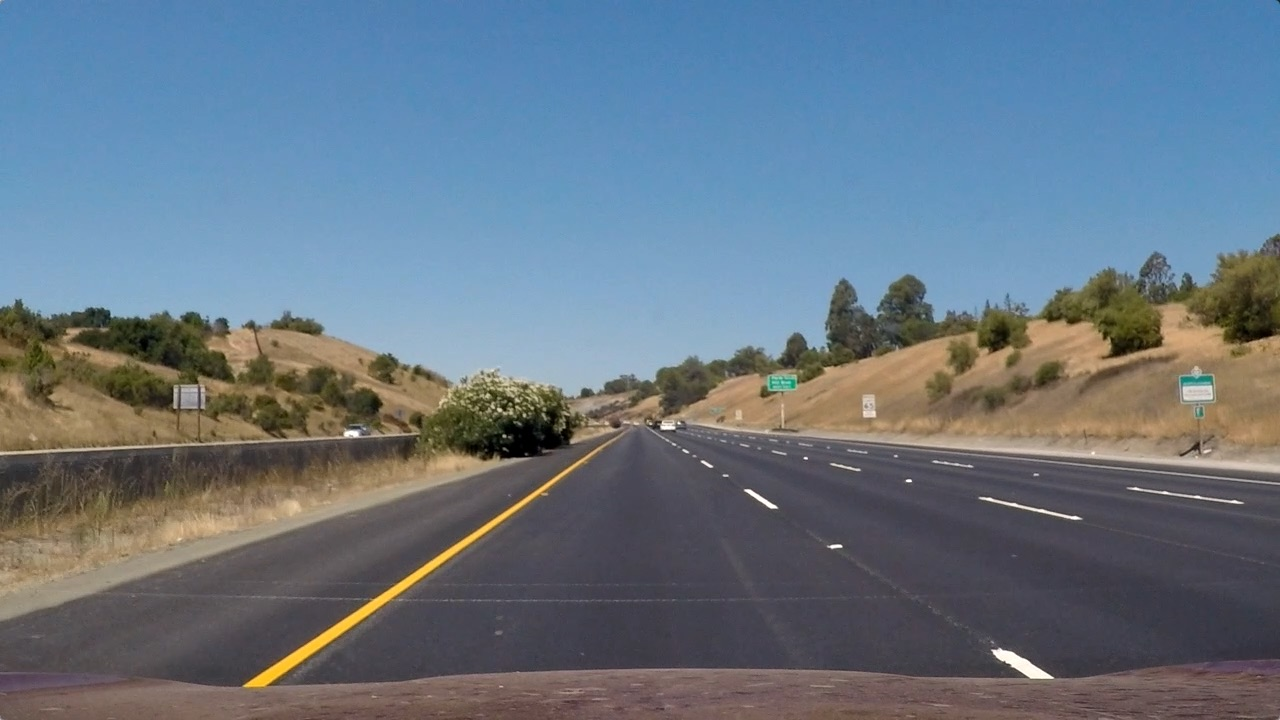
#> input picture P2_advanced_lane_finding/test_images/straight_lines1.jpg, 1280 x 720 px; its folder holds only this picture in this run
$ jupyter execute warp_perspective.ipynb   (older library calls are emulated)
#> lines starting #> are read from the running program, lines starting #| are printed output that depends on the picture; after the words box and inside, x2 and y2 are one past the last pixel; in counts of white or black regions, pixels touching at a corner belong together
### P2_advanced_lane_finding/camera_calibration.py
import cv2
import numpy as np
import matplotlib.pyplot as plt
import glob
import time
import pickle

def read_calibration(filename):
    """Read camera intrinsics from yaml file
    inputs:
        filename: .yaml filename holding calibration result
    outputs:
        dict: dictionary holding camera internal parameters
    """
#> called with filename = 'intrinsics.p'
    with open(filename, 'rb') as handle:
#> (reads P2_advanced_lane_finding/intrinsics.p from the repository)
        parsed = pickle.load(handle)
    return parsed

def undistort_image(img, k):
    """Undistort lens distortion in image
    inputs:
        img: input image array
        k: dictionary holding camera internal parameters
    outputs:
        dst: undistorted image array
    """
    # undistort
    dst = cv2.undistort(img, k['mtx'], k['dist'], None, k['nmtx'])
    # crop the image
    x,y,w,h = k['roi']
    dst = dst[y:y+h, x:x+w]
    dst = cv2.resize(dst, (k['image_width'], k['image_height']))
    return dst

# [85 lines left out: function calibrate_camera, not called in this run]

### utils/plot_utils.py
import matplotlib.pyplot as plt
import numpy as np

def plt_imlist(images, fig_size=(30,15)):
    plt.figure()
    plt.rcParams["figure.figsize"] = fig_size
    fig, axs = plt.subplots(1, len(images))
    for i in range(len(images)):
        if len(images[i].shape) == 2:
            # Binary image
            axs[i].imshow(np.dstack((images[i], images[i], images[i]))*255)
        else:
            axs[i].imshow(images[i])

### P2_advanced_lane_finding/color_and_gradient.py
import numpy as np
import cv2

def pipeline(img, s_thresh=(170, 255), sx_thresh=(20, 100)):
    """Apply Color and Gradient thresholding pipeline
    inputs:
        img: RGB image as a 3 channel numpy array
        s_thresh: Threshold Ranges for Saturation channel
        sx_thresh: Threshold Ranges for Sobel X magnitude
    outputs:
        ret: one channel binary image
    """

    # Convert to HLS color space and separate the S channel
    gray_img = cv2.cvtColor(img, cv2.COLOR_RGB2GRAY)
    hls = cv2.cvtColor(img, cv2.COLOR_RGB2HLS)
    s_channel = hls[:,:,2]

    # Apply Sobel filter in horizontal direction
    sobelx = cv2.Sobel(gray_img, cv2.CV_64F, 1, 0) # Take the derivative in x
    abs_sobelx = np.absolute(sobelx) # Absolute x derivative to accentuate lines away from horizontal
    scaled_sobel = np.uint8(255*abs_sobelx/np.max(abs_sobelx))

    # Threshold x gradient magnitude
    sxbinary = np.zeros_like(scaled_sobel)
    sxbinary[(scaled_sobel >= sx_thresh[0]) & (scaled_sobel <= sx_thresh[1])] = 1

    # Threshold Saturation channel
    s_binary = np.zeros_like(s_channel)
    s_binary[(s_channel >= s_thresh[0]) & (s_channel <= s_thresh[1])] = 1

    # Combine S channel and gradient thresholds
    ret = np.zeros_like(s_channel)
    ret[(s_binary == 1) | (sxbinary == 1)] = 1

    return ret

### P2_advanced_lane_finding/warp_perspective.py
import cv2
import numpy as np
import matplotlib.pyplot as plt
import pickle

'''
straight_images = glob.glob("test_images/straight_lines*.jpg")

images = []
m = read_calibration("intrinsics.p")
for image in straight_images:
    img = mpimg.imread(image)
    img_rect = undistort_image(img, m)
    images.append(img)

h, w = images[0].shape[:2]
print(w,h)
src = np.int32([[w/6 - 10, h], [w*5/6 + 50, h],
                [w/2 + 56, h/2 + 100], [w/2 - 55, h/2 + 100]])
dst = np.int32([[w/5, h], [w*4/5, h],
                [w*4/5, 0], [w/5, 0]])
'''

def calibrate_warp(out_file = "perspective.p", src=None, dst=None):
    if src is None or dst is None:
        # Hardcoded values
        src = [[248, 720], [1089, 720], [706, 460], [592, 460]]
        dst = [[256, 720], [1024, 720], [1024, 0], [256, 0]]

    M = cv2.getPerspectiveTransform(np.array(src, dtype=np.float32),np.array(dst, dtype=np.float32))

    with open(out_file, "wb") as f:
        pickle.dump(M, f, protocol=pickle.HIGHEST_PROTOCOL)

    return M

# [4 lines left out: function read_warp, not called in this run]

def warp_image(img, M):
    img_size = (img.shape[1], img.shape[0])
    return cv2.warpPerspective(img, M, img_size, flags=cv2.INTER_LINEAR)

### P2_advanced_lane_finding/warp_perspective.ipynb
[cell 1]
import matplotlib.pyplot as plt
import matplotlib.image as mpimg
import numpy as np
import glob
import cv2

from camera_calibration import read_calibration, undistort_image
from color_and_gradient import pipeline
from warp_perspective import calibrate_warp, read_warp, warp_image

import sys
sys.path.append('../')
from utils.plot_utils import plt_imlist

[cell 2]
straight_images = glob.glob("test_images/straight_lines*.jpg")
int_params = read_calibration("intrinsics.p")

## Tune source and destination ROI manually

[cell 3]
'''
test_img = mpimg.imread(straight_images[0])
h, w = test_img.shape[:2]
src = np.int32([[w/6 + 35, h], [w*5/6 + 23, h],
                [w/2 + 66, h/2 + 100], [w/2 - 48, h/2 + 100]])
dst = np.int32([[w/5, h], [w*4/5, h],
                [w*4/5, 0], [w/5, 0]])
print(src)
print(dst)
'''

[cell 4]
src = [[248, 720], [1089, 720], [706, 460], [592, 460]]
dst = [[256, 720], [1024, 720], [1024, 0], [256, 0]]

[cell 5]
M = calibrate_warp("perspective.p", src=src, dst=dst)
#M = read_warp("perspective.p")
print(M)

## Test result on straight lines

[cell 6]
for image in straight_images:
    img = mpimg.imread(image)
#> img is the input picture: shape (720, 1280, 3); mean R, G, B 103.2, 117.7, 131.2
    img_size = (img.shape[1], img.shape[0])
#> img_size = (1280, 720)
    img_rect = undistort_image(img, int_params)
    img_warped = cv2.warpPerspective(img_rect, M, img_size, flags=cv2.INTER_LINEAR)
    cv2.polylines(img_rect, np.array([src]), True, (255,0,255), 5)
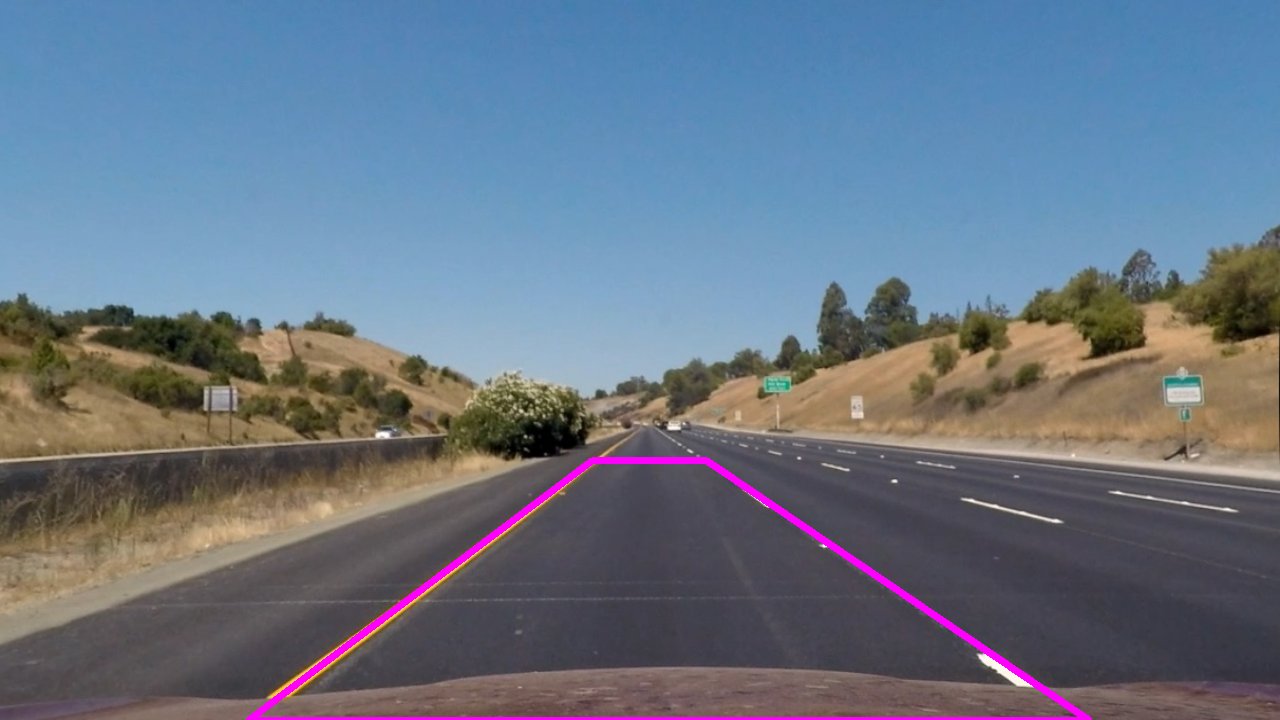
#> img_rect: shape (720, 1280, 3); mean R, G, B 104.5, 116.5, 132.5
    cv2.polylines(img_warped, np.array([dst]), True, (255,0,255), 5)
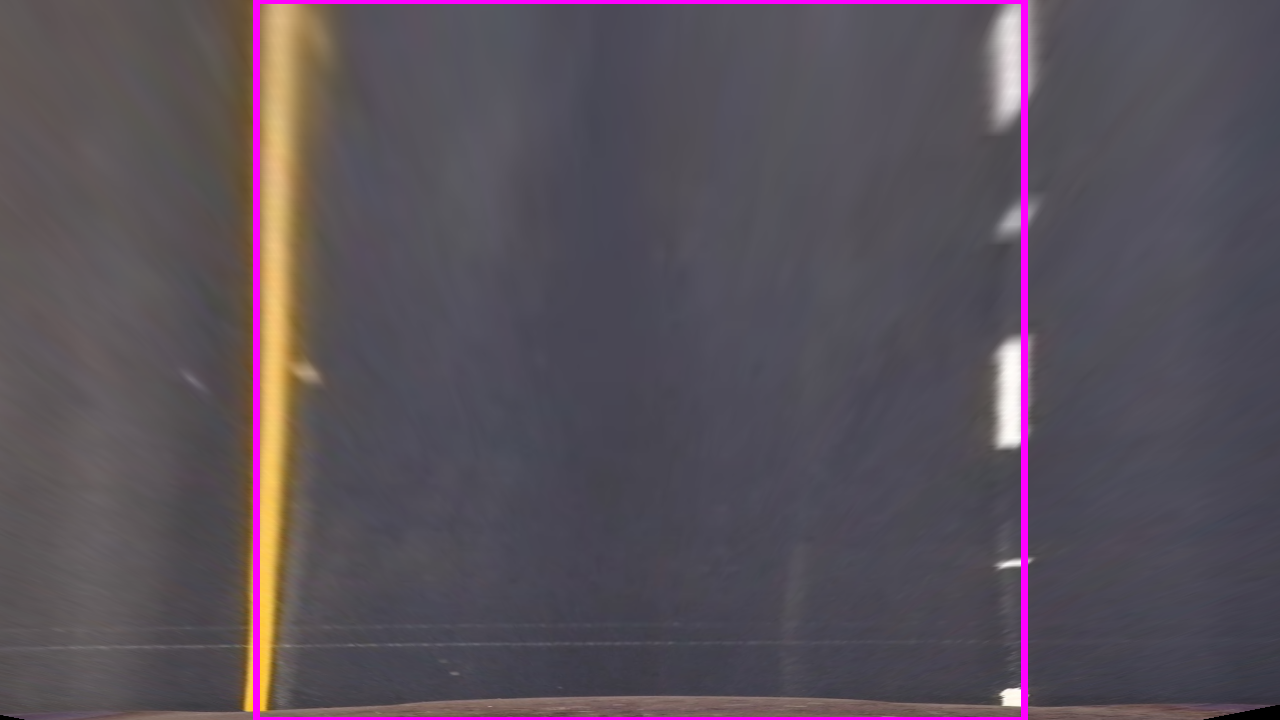
#> img_warped: shape (720, 1280, 3); mean R, G, B 89.1, 80.3, 89.5
    plt_imlist([img_rect, img_warped])
#> the loop in plt_imlist, `for i in range(len(images)):` made 2 passes

## Test on all test images with thresholding

[cell 7]
for image in glob.glob("test_images/*.jpg"):
    img = mpimg.imread(image)
    img_rect = undistort_image(img, int_params)
    img_thresh = pipeline(img)
#> in pipeline, `hls = cv2.cvtColor(img, cv2.COLOR_RGB2HLS)`: hls: shape (720, 1280, 3); mean of channels 0, 1, 2 85.5, 117, 67
#> in pipeline, `sobelx = cv2.Sobel(gray_img, cv2.CV_64F, 1, 0)`:
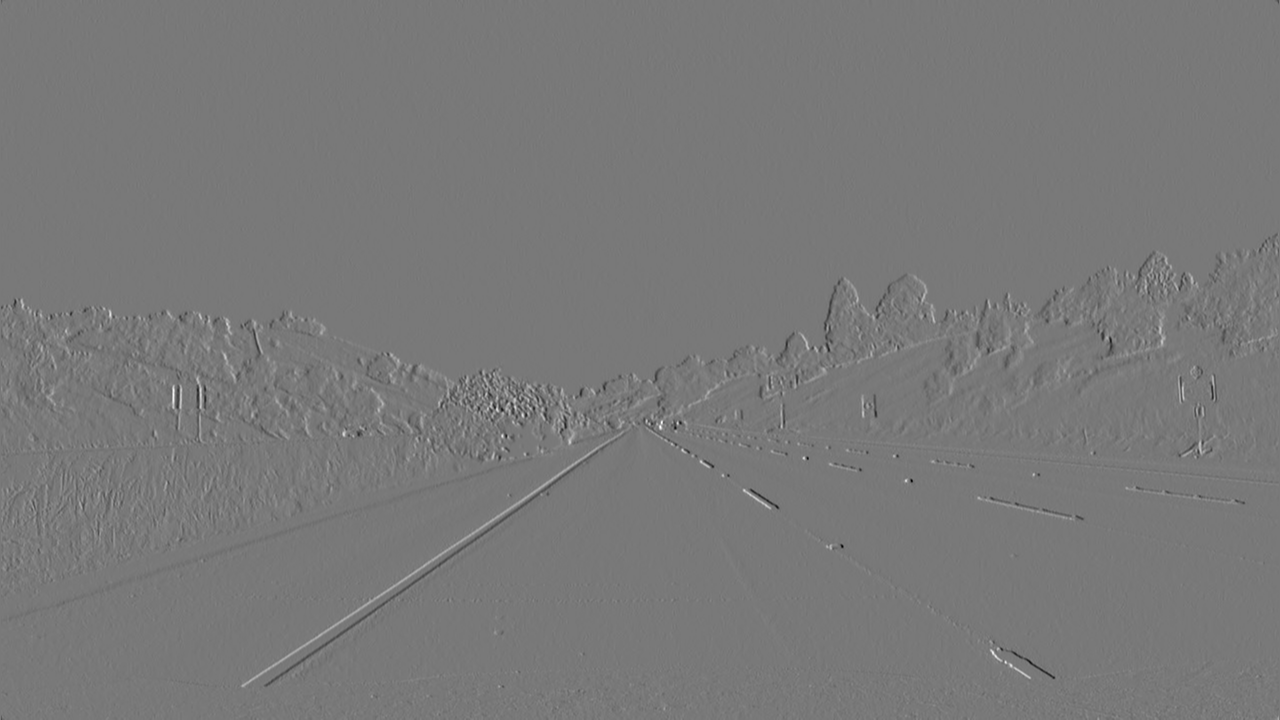
#> sobelx: shape (720, 1280) float64; min -605, max 670, mean -0.1; drawn with min black and max white
#> in pipeline, `sxbinary = np.zeros_like(scaled_sobel)`: sxbinary: shape (720, 1280); every value is 0
#> in pipeline, `sxbinary[(scaled_sobel >= sx_thresh[0]) & (scaled_sobel <= sx_thresh[1..`:
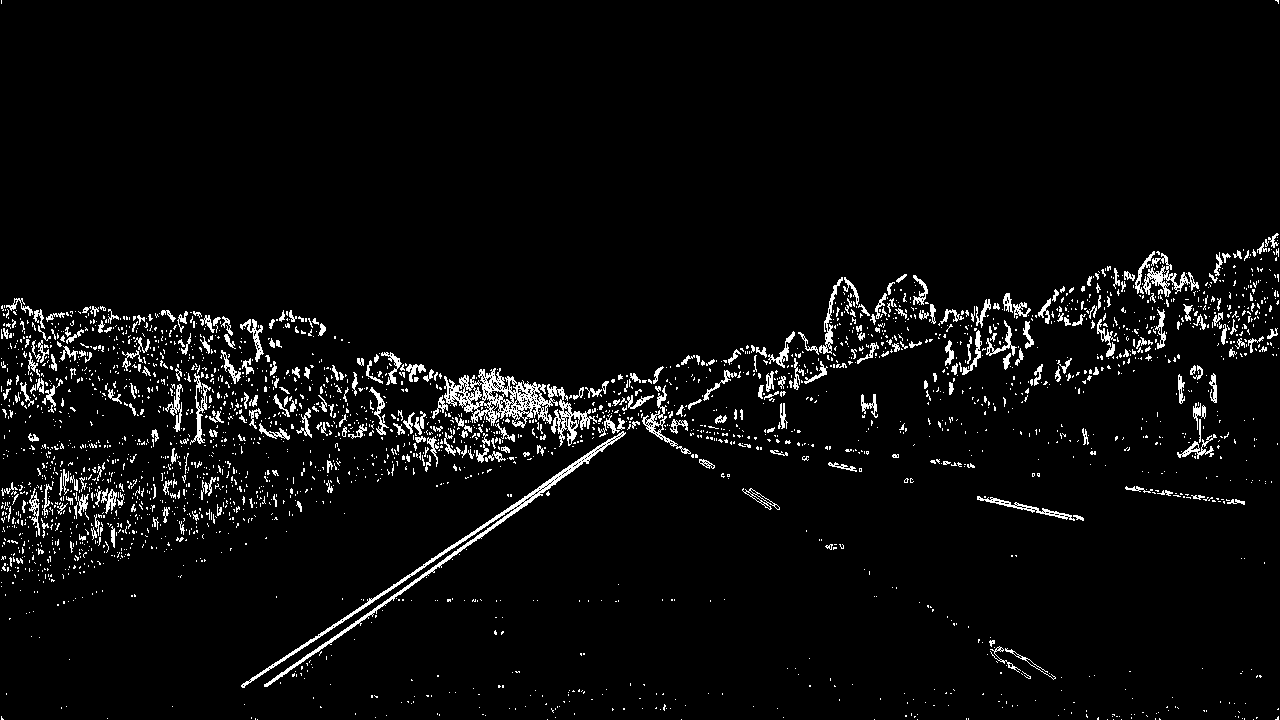
#> sxbinary: shape (720, 1280); values 0 (black) and 1 (white), 4.2% white in thin lines or dots
#> in pipeline, `s_binary[(s_channel >= s_thresh[0]) & (s_channel <= s_thresh[1])] = 1`: s_binary: shape (720, 1280); values 0 (black) and 1 (white), 0.66% white; 260 white regions (219 under 20 px), largest, box (x1, y1, x2, y2) and area: (245, 468, 571, 688) 2739, (994, 650, 1052, 678) 518, (1245, 329, 1273, 342) 144
#> in pipeline, `ret[(s_binary == 1) | (sxbinary == 1)] = 1`: ret: shape (720, 1280); values 0 (black) and 1 (white), 4.7% white; 2742 white regions (2416 under 20 px), largest, box (x1, y1, x2, y2) and area: (444, 368, 597, 463) 4736, (241, 431, 626, 688) 4717, (1097, 309, 1166, 359) 910
    img_warped = warp_image(img_thresh, M)
#> in warp_image, `return cv2.warpPerspective(img, M, img_size, flags=cv2.INTER_LINEAR)`: returned value: shape (720, 1280); values 0 (black) and 1 (white), 5.3% white; 195 white regions (183 under 20 px), largest, box (x1, y1, x2, y2) and area: (148, 0, 261, 707) 36503, (955, 0, 1033, 144) 6144, (986, 336, 1044, 457) 3372
    plt_imlist([img_rect, img_thresh, img_warped])
#> the loop in plt_imlist (call 2), `for i in range(len(images)):` made 3 passes
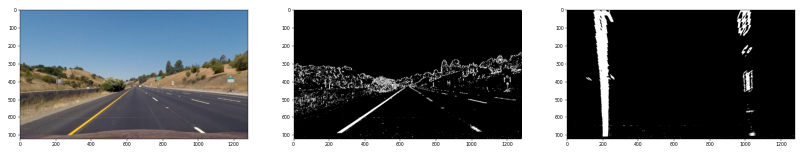
#> figure drawn by matplotlib, 3 panels
